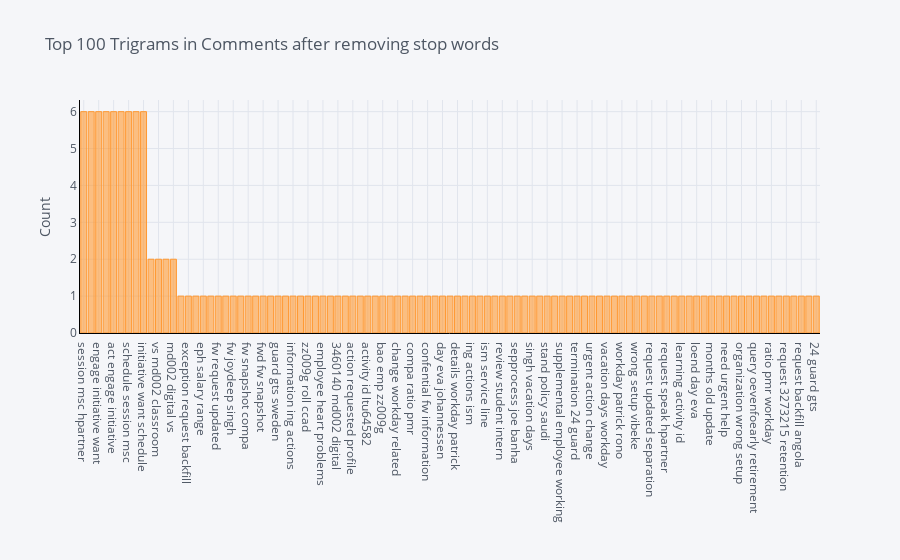

Notebook source saved alongside this figure:
### Code cell
# This produces the list fo top 100 Three word combinations in input text - Excluding stop words
# The number 20 here can be changed to increase the change the number of words in the output
common_words = get_top_n_trigram(df['Comments'], 200)
for word, freq in common_words:
    print(word, freq)
df4 = pd.DataFrame(common_words, columns = ['Comments' , 'count'])
df4.groupby('Comments').sum()['count'].sort_values(ascending=False).iplot(
    kind='bar', yTitle='Count', linecolor='black', title='Top 100 Trigrams in Comments after removing stop words')

### Figure 1 — Plotly figure (JSON) as saved in the notebook; plotly's stock layout.template omitted (floating-point values rounded to 4 significant figures)
{"data": [{"marker": {"color": "rgba(255, 153, 51, 0.6)", "line": {"color": "rgba(255, 153, 51, 1.0)", "width": 1}}, "name": "count", "orientation": "v", "text": "", "type": "bar", "x": ["session msc hpartner", "review engagement results", "engage initiative want", "hpartner review engagement", "act engage initiative", "want schedule session", "schedule session msc", "msc hpartner review", "initiative want schedule", "retention bonus rules", "vs md002 classroom", "digital vs md002", "md002 digital vs", "fw fw exception", "exception request backfill", "fw eph salary", "eph salary range", "fw exception request", "fw request updated", "fw information ing", "fw joydeep singh", "fw md002 enrollment", "fw snapshot compa", "fwd action requested", "fwd fw snapshot", "gts sweden team", "guard gts sweden", "help loading new", "information ing actions", "enrollment learning activity", "zz009g roll ccad", "employee working abroad", "employee heart problems", "3273215 retention bonus", "3460140 md002 digital", "action change workday", "action requested profile", "actions ism service", "activity id ltu64582", "alps months old", "bao emp zz009g", "change contractor manager", "change workday related", "clarity loend day", "compa ratio pmr", "confential country transfer", "confential fw information", "contract details workday", "day eva johannessen", "degie bao emp", "details workday patrick", "emp zz009g roll", "ing actions ism", "loading new contract", "ism service line", "requested profile alps", "review student intern", "separation unused leaves", "sepprocess joe banha", "setup vibeke vestergaard", "singh vacation days", "snapshot compa ratio", "stand policy saudi", "student intern agreements", "supplemental employee working", "talk hpartner dk", "termination 24 guard", "updated separation unused", "urgent action change", "urgent help loading", "vacation days workday", "vs urgent action", "workday patrick rono", "workday related organization", "wrong setup vibeke", "requesting review student", "request updated separation", "joydeep singh vacation", "request speak hpartner", "khurram zia transfer", "learning activity id", "years service severance", "loend day eva", "md002 enrollment learning", "months old update", "need talk hpartner", "need urgent help", "new contract details", "organization wrong setup", "profile alps months", "query oevenfoearly retirement", "question years service", "ratio pmr workday", "related organization wrong", "request 3273215 retention", "request 3460140 md002", "request backfill angola", "request info assessment", "24 guard gts"], "y": [6, 6, 6, 6, 6, 6, 6, 6, 6, 2, 2, 2, 2, 1, 1, 1, 1, 1, 1, 1, 1, 1, 1, 1, 1, 1, 1, 1, 1, 1, 1, 1, 1, 1, 1, 1, 1, 1, 1, 1, 1, 1, 1, 1, 1, 1, 1, 1, 1, 1, 1, 1, 1, 1, 1, 1, 1, 1, 1, 1, 1, 1, 1, 1, 1, 1, 1, 1, 1, 1, 1, 1, 1, 1, 1, 1, 1, 1, 1, 1, 1, 1, 1, 1, 1, 1, 1, 1, 1, 1, 1, 1, 1, 1, 1, 1, 1, 1, 1]}], "layout": {"legend": {"bgcolor": "#F5F6F9", "font": {"color": "#4D5663"}}, "paper_bgcolor": "#F5F6F9", "plot_bgcolor": "#F5F6F9", "title": {"font": {"color": "#4D5663"}, "text": "Top 100 Trigrams in Comments after removing stop words"}, "xaxis": {"gridcolor": "#E1E5ED", "linecolor": "black", "showgrid": true, "tickfont": {"color": "#4D5663"}, "title": {"font": {"color": "#4D5663"}, "text": ""}, "zerolinecolor": "#E1E5ED"}, "yaxis": {"gridcolor": "#E1E5ED", "linecolor": "black", "showgrid": true, "tickfont": {"color": "#4D5663"}, "title": {"font": {"color": "#4D5663"}, "text": "Count"}, "zerolinecolor": "#E1E5ED"}}}
